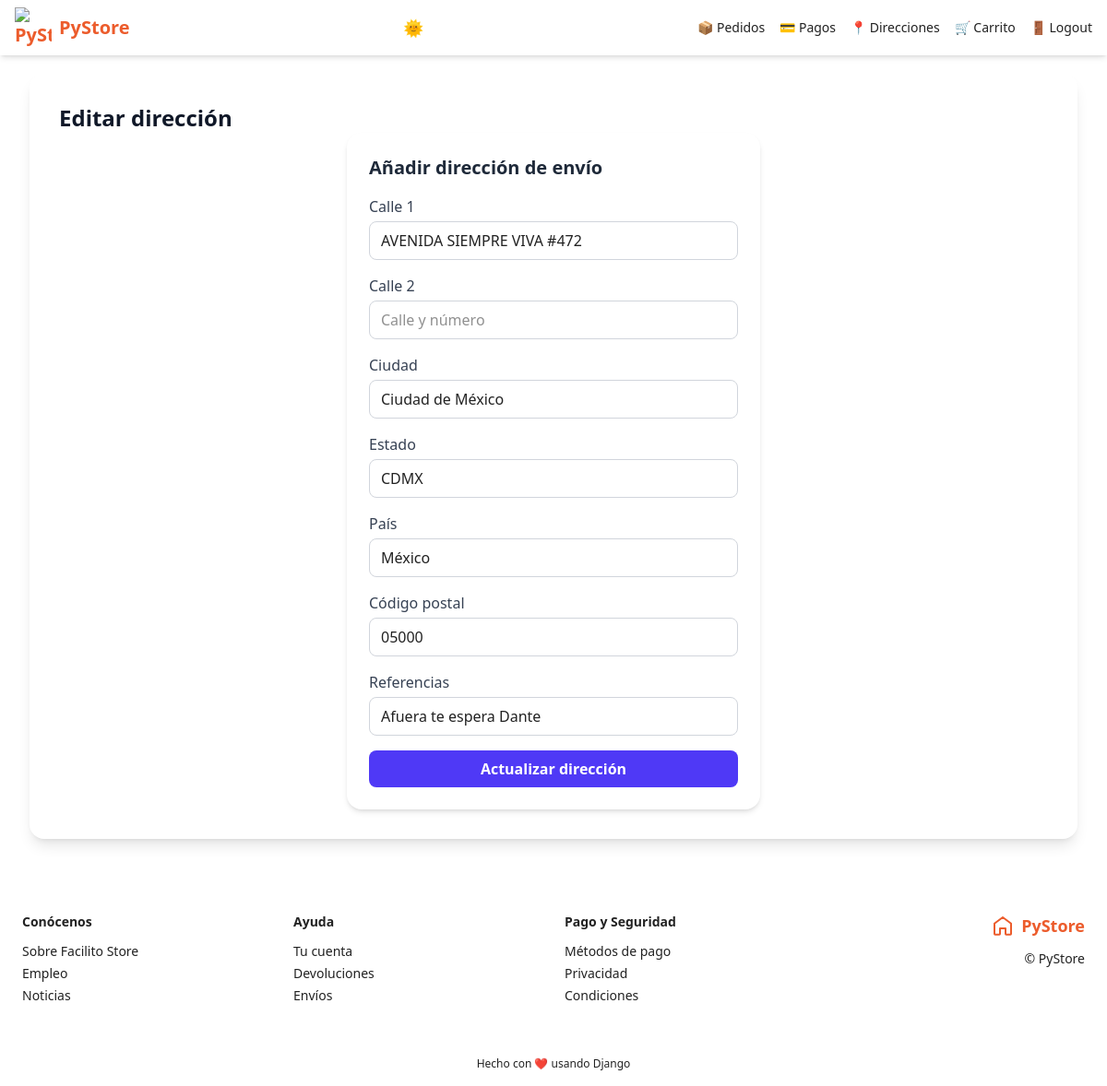
The page /direcciones/editar/8 (signed in) on the database its author committed.
### shipping_addresses/models.py (models this page shows, shortened)
class ShippingAddress(models.Model):
    user = models.ForeignKey(User, null=False, blank=False, on_delete=models.CASCADE)
    line1 = models.CharField(max_length=200)
    line2 = models.CharField(max_length=200, blank=True)
    city = models.CharField(max_length=100)
    state = models.CharField(max_length=100)
    country = models.CharField(max_length=50)
    reference = models.CharField(max_length=300)
    postal_code = models.CharField(max_length=10, null=False, blank=False)
    default = models.BooleanField(default=False)
    created_at = models.DateTimeField(auto_now_add=True)

### shipping_addresses/views.py (the view, shortened to what this page needs)
# urls.py: path('editar/<int:pk>', views.ShippingAddressUpdateView.as_view(), name='update'),
class ShippingAddressUpdateView(LoginRequiredMixin, SuccessMessageMixin, UpdateView):
    login_url = 'login'
    model = ShippingAddress
    form_class = ShippingAddressForm
    template_name = 'shipping_addresses/update.html'
    success_message = 'Dirección actualizada exitosamente'
    def dispatch(self, request, *args, **kwargs):
        if request.user.id != self.get_object().user_id:
            return redirect('carts:cart')
        return super(ShippingAddressUpdateView, self).dispatch(request, *args, **kwargs)

### carts/models.py (called while the page is built)
def set_cart_id(sender, instance, *args, **kwargs):
    if not instance.cart_id:
        instance.cart_id = str(uuid.uuid4())

### carts/utils.py (called while the page is built)
def get_or_create_cart(request):
    user = request.user if request.user.is_authenticated else None
    cart_id = request.session.get('cart_id')  # <-- Este debe guardar el uuid
    print("🛍 session cart_id:", cart_id)
    cart = Cart.objects.filter(cart_id=cart_id).first()
    print("📦 found cart:", cart)
    if cart is None:
        cart = Cart.objects.create(user=user)
        print("🆕 created new cart:", cart.cart_id)
    if user and cart.user is None:
        cart.user = user
        cart.save()
    request.session['cart_id'] = cart.cart_id
    print("💾 saved to session:", request.session['cart_id'])
    return cart

### facilito_store/context_processors.py (called while the page is built)
def cart_item_count(request):
    count = 0
    if request.user.is_authenticated:
        cart = get_or_create_cart(request)
        if cart:
            cart_products = cart.cartproducts_set.filter(quantity__gt=0)
            count = sum(cp.quantity for cp in cart_products)
    return {'cart_item_count': count}

### shipping_addresses/templates/shipping_addresses/update.html
{% extends 'base.html' %}
{% block content %}
<div>
  <h2 class="title">Editar dirección</h2>
  {% include 'shipping_addresses/snippets/form.html' with message='Actualizar dirección' %}
</div>
{% endblock %}

### shipping_addresses/templates/shipping_addresses/snippets/form.html (shortened to what this page needs)
<form method="post" class="max-w-md mx-auto p-6 bg-white rounded-2xl shadow-md">
  <h2 class="text-xl font-semibold text-gray-800 mb-4">Añadir dirección de envío</h2>
  {% for field in form %}
  <div class="mb-4">
    <label for="{{ field.id_for_label }}" class="block text-gray-700 font-medium mb-1">
      {{ field.label }}
    </label>
    {{ field }}
  </div>
  {% endfor %}
  <button type="submit"
    class="w-full bg-indigo-600 text-white font-semibold py-2 px-4 rounded-lg hover:bg-indigo-700 transition">
    {{ message }}
  </button>
</form>

### static/css/styles.css (style rules this page uses)
:root { --color-bg: 255 255 255; --color-text: 34 34 34; --color-primary: 236 92 44; --color-secondary: 41 40 90; --color-accent: 241 140 107; --color-surface: 249 249 249; }

### rows shown on the page
ShippingAddress: form "AVENIDA SIEMPRE VIVA #472" "Ciudad de México" "CDMX" "México" "05000" "Afuera te espera Dante"

### other values the page prints
{{ field.label }} "Calle 1" "Calle 2" "Ciudad" "Estado" "País" "Código postal" "Referencias"
{{ message }} "Actualizar dirección"
